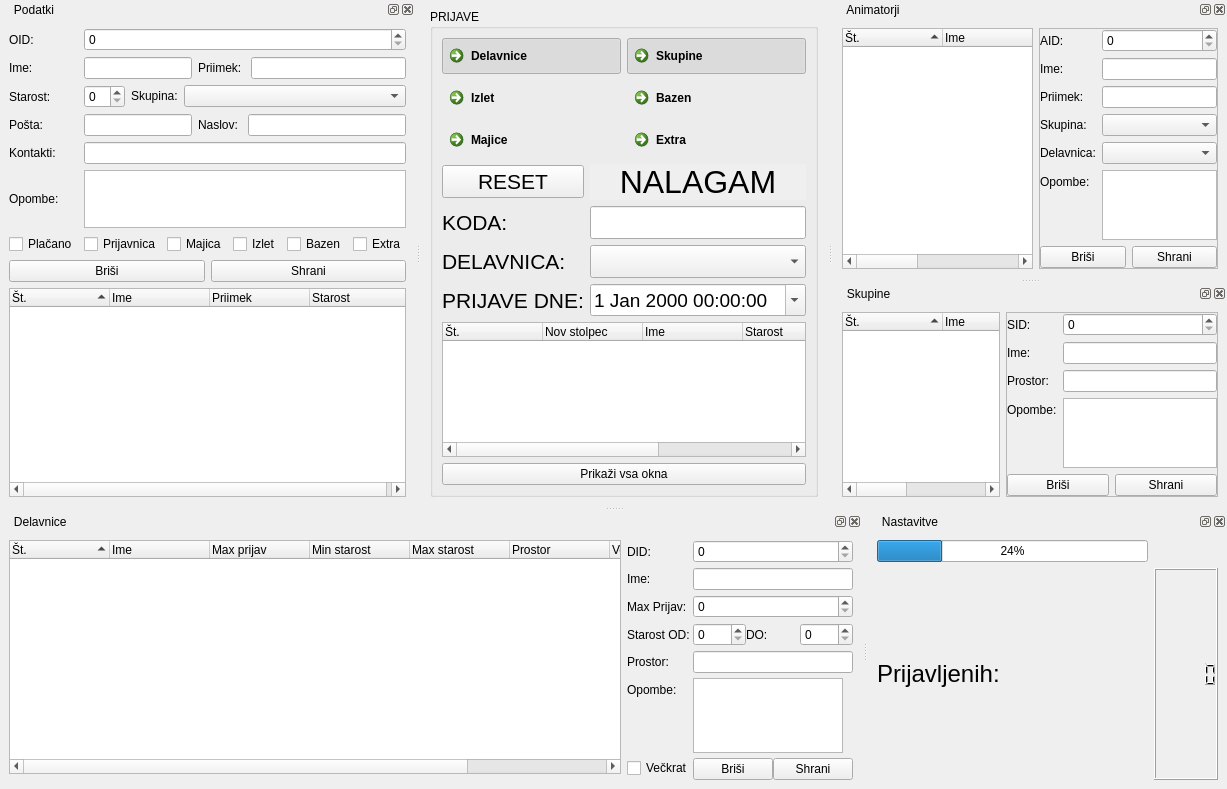
<?xml version="1.0" encoding="UTF-8"?>
<ui version="4.0">
 <author>Alen</author>
 <class>prijaveForm</class>
 <widget class="QMainWindow" name="prijaveForm">
  <property name="enabled">
   <bool>true</bool>
  </property>
  <property name="geometry">
   <rect>
    <x>0</x>
    <y>0</y>
    <width>1227</width>
    <height>789</height>
   </rect>
  </property>
  <property name="windowTitle">
   <string>Prijave</string>
  </property>
  <widget class="QWidget" name="prijaveWidget">
   <layout class="QGridLayout" name="gridLayout_2">
    <item row="0" column="0">
     <widget class="QGroupBox" name="PrijaveGB">
      <property name="title">
       <string>PRIJAVE</string>
      </property>
      <layout class="QGridLayout" name="gridLayout_8">
       <item row="5" column="0">
        <widget class="QLabel" name="delavnicaLabel">
         <property name="font">
          <font>
           <pointsize>16</pointsize>
          </font>
         </property>
         <property name="text">
          <string>DELAVNICA:</string>
         </property>
        </widget>
       </item>
       <item row="2" column="0" colspan="2">
        <layout class="QGridLayout" name="prijaveGridLayout">
         <item row="1" column="0">
          <widget class="QCommandLinkButton" name="delavniceButton">
           <property name="text">
            <string>Delavnice</string>
           </property>
           <property name="checkable">
            <bool>true</bool>
           </property>
           <property name="checked">
            <bool>true</bool>
           </property>
          </widget>
         </item>
         <item row="2" column="1">
          <widget class="QCommandLinkButton" name="bazenButon">
           <property name="text">
            <string>Bazen</string>
           </property>
           <property name="checkable">
            <bool>true</bool>
           </property>
          </widget>
         </item>
         <item row="2" column="0">
          <widget class="QCommandLinkButton" name="izletButton">
           <property name="text">
            <string>Izlet</string>
           </property>
           <property name="checkable">
            <bool>true</bool>
           </property>
          </widget>
         </item>
         <item row="3" column="1">
          <widget class="QCommandLinkButton" name="extraButton">
           <property name="text">
            <string>Extra</string>
           </property>
           <property name="checkable">
            <bool>true</bool>
           </property>
          </widget>
         </item>
         <item row="3" column="0">
          <widget class="QCommandLinkButton" name="majiceButton">
           <property name="text">
            <string>Majice</string>
           </property>
           <property name="checkable">
            <bool>true</bool>
           </property>
           <property name="checked">
            <bool>false</bool>
           </property>
          </widget>
         </item>
         <item row="1" column="1">
          <widget class="QCommandLinkButton" name="skupineButton">
           <property name="text">
            <string>Skupine</string>
           </property>
           <property name="checkable">
            <bool>true</bool>
           </property>
           <property name="checked">
            <bool>true</bool>
           </property>
          </widget>
         </item>
        </layout>
       </item>
       <item row="4" column="0">
        <widget class="QLabel" name="kodaLabel">
         <property name="font">
          <font>
           <pointsize>16</pointsize>
          </font>
         </property>
         <property name="text">
          <string>KODA:</string>
         </property>
        </widget>
       </item>
       <item row="4" column="1">
        <widget class="QLineEdit" name="koda">
         <property name="font">
          <font>
           <pointsize>16</pointsize>
          </font>
         </property>
         <property name="inputMask">
          <string/>
         </property>
         <property name="text">
          <string/>
         </property>
        </widget>
       </item>
       <item row="6" column="1">
        <widget class="QDateTimeEdit" name="datupPrijav">
         <property name="font">
          <font>
           <pointsize>14</pointsize>
          </font>
         </property>
         <property name="calendarPopup">
          <bool>true</bool>
         </property>
        </widget>
       </item>
       <item row="5" column="1">
        <widget class="QComboBox" name="izborDelavnice">
         <property name="font">
          <font>
           <pointsize>16</pointsize>
          </font>
         </property>
         <property name="modelColumn">
          <number>0</number>
         </property>
        </widget>
       </item>
       <item row="6" column="0">
        <widget class="QLabel" name="prijaveDneLabel">
         <property name="font">
          <font>
           <pointsize>16</pointsize>
          </font>
         </property>
         <property name="text">
          <string>PRIJAVE DNE:</string>
         </property>
        </widget>
       </item>
       <item row="3" column="1">
        <widget class="QLabel" name="status">
         <property name="font">
          <font>
           <pointsize>24</pointsize>
          </font>
         </property>
         <property name="layoutDirection">
          <enum>Qt::LeftToRight</enum>
         </property>
         <property name="autoFillBackground">
          <bool>true</bool>
         </property>
         <property name="frameShape">
          <enum>QFrame::NoFrame</enum>
         </property>
         <property name="text">
          <string>NALAGAM</string>
         </property>
         <property name="alignment">
          <set>Qt::AlignCenter</set>
         </property>
        </widget>
       </item>
       <item row="3" column="0">
        <widget class="QPushButton" name="pReset">
         <property name="font">
          <font>
           <pointsize>16</pointsize>
          </font>
         </property>
         <property name="text">
          <string>RESET</string>
         </property>
        </widget>
       </item>
       <item row="9" column="0" colspan="2">
        <widget class="QPushButton" name="showGui">
         <property name="text">
          <string>Prikaži vsa okna</string>
         </property>
        </widget>
       </item>
       <item row="8" column="0" colspan="2">
        <widget class="QTreeWidget" name="prijave">
         <property name="mouseTracking">
          <bool>true</bool>
         </property>
         <property name="allColumnsShowFocus">
          <bool>true</bool>
         </property>
         <attribute name="headerCascadingSectionResizes">
          <bool>false</bool>
         </attribute>
         <attribute name="headerDefaultSectionSize">
          <number>100</number>
         </attribute>
         <column>
          <property name="text">
           <string notr="true">Št.</string>
          </property>
         </column>
         <column>
          <property name="text">
           <string>Nov stolpec</string>
          </property>
         </column>
         <column>
          <property name="text">
           <string>Ime</string>
          </property>
         </column>
         <column>
          <property name="text">
           <string>Starost</string>
          </property>
         </column>
         <column>
          <property name="text">
           <string>Tip prjave</string>
          </property>
         </column>
         <column>
          <property name="text">
           <string>Prijava</string>
          </property>
         </column>
        </widget>
       </item>
      </layout>
     </widget>
    </item>
   </layout>
  </widget>
  <widget class="QDockWidget" name="delavniceDock">
   <property name="windowTitle">
    <string>   Delavnice</string>
   </property>
   <attribute name="dockWidgetArea">
    <number>8</number>
   </attribute>
   <widget class="QWidget" name="dDockContent">
    <layout class="QGridLayout" name="gridLayout_16">
     <item row="0" column="2" rowspan="2" colspan="2">
      <layout class="QFormLayout" name="dInputLayout">
       <property name="fieldGrowthPolicy">
        <enum>QFormLayout::AllNonFixedFieldsGrow</enum>
       </property>
       <property name="horizontalSpacing">
        <number>0</number>
       </property>
       <property name="verticalSpacing">
        <number>5</number>
       </property>
       <property name="topMargin">
        <number>0</number>
       </property>
       <item row="0" column="0">
        <widget class="QLabel" name="didLabel">
         <property name="text">
          <string>DID:</string>
         </property>
        </widget>
       </item>
       <item row="0" column="1">
        <widget class="QSpinBox" name="did">
         <property name="maximum">
          <number>999999999</number>
         </property>
        </widget>
       </item>
       <item row="1" column="0">
        <widget class="QLabel" name="dImeLabel">
         <property name="text">
          <string>Ime:</string>
         </property>
        </widget>
       </item>
       <item row="1" column="1">
        <widget class="QLineEdit" name="dIme">
         <property name="maxLength">
          <number>100</number>
         </property>
        </widget>
       </item>
       <item row="2" column="0">
        <widget class="QLabel" name="dmaxPrijav">
         <property name="text">
          <string>Max Prijav:</string>
         </property>
        </widget>
       </item>
       <item row="2" column="1">
        <widget class="QSpinBox" name="dMax"/>
       </item>
       <item row="3" column="0">
        <widget class="QLabel" name="dStarostOdLabel">
         <property name="text">
          <string>Starost OD:</string>
         </property>
        </widget>
       </item>
       <item row="3" column="1">
        <layout class="QGridLayout" name="delavniceGrid">
         <item row="0" column="1">
          <widget class="QLabel" name="doLabel">
           <property name="text">
            <string>DO:</string>
           </property>
          </widget>
         </item>
         <item row="0" column="0">
          <widget class="QSpinBox" name="dOd"/>
         </item>
         <item row="0" column="2">
          <widget class="QSpinBox" name="dDo"/>
         </item>
        </layout>
       </item>
       <item row="4" column="0">
        <widget class="QLabel" name="dProsotrLabel">
         <property name="text">
          <string>Prostor:</string>
         </property>
        </widget>
       </item>
       <item row="4" column="1">
        <widget class="QLineEdit" name="dProstor"/>
       </item>
       <item row="5" column="0">
        <widget class="QLabel" name="dOpombeLabel">
         <property name="text">
          <string>Opombe:</string>
         </property>
        </widget>
       </item>
       <item row="5" column="1">
        <layout class="QGridLayout" name="doGridLayout">
         <item row="0" column="0">
          <widget class="QTextBrowser" name="dOpombe">
           <property name="maximumSize">
            <size>
             <width>150</width>
             <height>16777215</height>
            </size>
           </property>
           <property name="readOnly">
            <bool>false</bool>
           </property>
          </widget>
         </item>
        </layout>
       </item>
       <item row="6" column="0">
        <widget class="QCheckBox" name="dVec">
         <property name="text">
          <string>Večkrat</string>
         </property>
         <property name="checked">
          <bool>false</bool>
         </property>
        </widget>
       </item>
       <item row="6" column="1">
        <layout class="QGridLayout" name="delavniceButtons">
         <item row="0" column="0">
          <widget class="QPushButton" name="dBrisi">
           <property name="text">
            <string>Briši</string>
           </property>
          </widget>
         </item>
         <item row="0" column="1">
          <widget class="QPushButton" name="dShrani">
           <property name="text">
            <string>Shrani</string>
           </property>
          </widget>
         </item>
        </layout>
       </item>
      </layout>
     </item>
     <item row="0" column="1">
      <widget class="QTreeWidget" name="delavnice">
       <property name="minimumSize">
        <size>
         <width>0</width>
         <height>0</height>
        </size>
       </property>
       <property name="mouseTracking">
        <bool>true</bool>
       </property>
       <property name="indentation">
        <number>0</number>
       </property>
       <property name="sortingEnabled">
        <bool>true</bool>
       </property>
       <column>
        <property name="text">
         <string>Št.</string>
        </property>
       </column>
       <column>
        <property name="text">
         <string>Ime</string>
        </property>
       </column>
       <column>
        <property name="text">
         <string>Max prijav</string>
        </property>
       </column>
       <column>
        <property name="text">
         <string>Min starost</string>
        </property>
       </column>
       <column>
        <property name="text">
         <string>Max starost</string>
        </property>
       </column>
       <column>
        <property name="text">
         <string>Prostor</string>
        </property>
       </column>
       <column>
        <property name="text">
         <string>Večkrat</string>
        </property>
       </column>
       <column>
        <property name="text">
         <string>Stanje</string>
        </property>
       </column>
      </widget>
     </item>
    </layout>
   </widget>
  </widget>
  <widget class="QDockWidget" name="podatkiDock">
   <property name="windowTitle">
    <string>   Podatki</string>
   </property>
   <attribute name="dockWidgetArea">
    <number>1</number>
   </attribute>
   <widget class="QWidget" name="pDockContent">
    <layout class="QGridLayout" name="gridLayout_19">
     <item row="1" column="0">
      <layout class="QGridLayout" name="pButtonLayout">
       <item row="1" column="2">
        <widget class="QPushButton" name="pShrani">
         <property name="text">
          <string>Shrani</string>
         </property>
        </widget>
       </item>
       <item row="1" column="1">
        <widget class="QPushButton" name="pBrisi">
         <property name="text">
          <string>Briši</string>
         </property>
        </widget>
       </item>
      </layout>
     </item>
     <item row="2" column="0">
      <widget class="QTreeWidget" name="otroci">
       <property name="mouseTracking">
        <bool>true</bool>
       </property>
       <property name="indentation">
        <number>0</number>
       </property>
       <property name="sortingEnabled">
        <bool>true</bool>
       </property>
       <property name="allColumnsShowFocus">
        <bool>true</bool>
       </property>
       <column>
        <property name="text">
         <string>Št.</string>
        </property>
       </column>
       <column>
        <property name="text">
         <string>Ime</string>
        </property>
       </column>
       <column>
        <property name="text">
         <string>Priimek</string>
        </property>
       </column>
       <column>
        <property name="text">
         <string>Starost</string>
        </property>
       </column>
      </widget>
     </item>
     <item row="0" column="0">
      <layout class="QGridLayout" name="pLayout">
       <item row="2" column="2">
        <layout class="QFormLayout" name="pStarosSkupinaLayout">
         <property name="fieldGrowthPolicy">
          <enum>QFormLayout::AllNonFixedFieldsGrow</enum>
         </property>
         <item row="0" column="0">
          <widget class="QSpinBox" name="pStarost"/>
         </item>
         <item row="0" column="1">
          <layout class="QFormLayout" name="pSkupinaLAyout">
           <property name="fieldGrowthPolicy">
            <enum>QFormLayout::AllNonFixedFieldsGrow</enum>
           </property>
           <item row="0" column="0">
            <widget class="QLabel" name="pSkupinaLabel">
             <property name="text">
              <string>Skupina:</string>
             </property>
            </widget>
           </item>
           <item row="0" column="1">
            <widget class="QComboBox" name="pSkupina">
             <property name="editable">
              <bool>false</bool>
             </property>
            </widget>
           </item>
          </layout>
         </item>
        </layout>
       </item>
       <item row="1" column="2">
        <layout class="QFormLayout" name="pImePriimeklayout">
         <item row="0" column="0">
          <widget class="QLineEdit" name="pIme">
           <property name="maxLength">
            <number>100</number>
           </property>
          </widget>
         </item>
         <item row="0" column="1">
          <layout class="QFormLayout" name="pPriimekLayout">
           <item row="0" column="0">
            <widget class="QLabel" name="pPriimekLabel">
             <property name="text">
              <string>Priimek: </string>
             </property>
            </widget>
           </item>
           <item row="0" column="1">
            <widget class="QLineEdit" name="pPriimek">
             <property name="maxLength">
              <number>100</number>
             </property>
            </widget>
           </item>
          </layout>
         </item>
        </layout>
       </item>
       <item row="6" column="2">
        <layout class="QGridLayout" name="pCheckLayout">
         <item row="1" column="1">
          <widget class="QCheckBox" name="pPrijavnica">
           <property name="text">
            <string>Prijavnica</string>
           </property>
          </widget>
         </item>
         <item row="1" column="2">
          <widget class="QCheckBox" name="pMajica">
           <property name="text">
            <string>Majica</string>
           </property>
          </widget>
         </item>
         <item row="1" column="6">
          <widget class="QCheckBox" name="pExtra">
           <property name="text">
            <string>Extra</string>
           </property>
          </widget>
         </item>
         <item row="1" column="4">
          <widget class="QCheckBox" name="pBazen">
           <property name="text">
            <string>Bazen</string>
           </property>
          </widget>
         </item>
         <item row="1" column="3">
          <widget class="QCheckBox" name="pIzlet">
           <property name="text">
            <string>Izlet</string>
           </property>
          </widget>
         </item>
        </layout>
       </item>
       <item row="4" column="2">
        <widget class="QLineEdit" name="pKontakt">
         <property name="maxLength">
          <number>100</number>
         </property>
        </widget>
       </item>
       <item row="0" column="0">
        <widget class="QLabel" name="pOidLabel">
         <property name="text">
          <string>OID:</string>
         </property>
        </widget>
       </item>
       <item row="3" column="2">
        <layout class="QFormLayout" name="pNaslovPostaLayout">
         <property name="fieldGrowthPolicy">
          <enum>QFormLayout::AllNonFixedFieldsGrow</enum>
         </property>
         <item row="0" column="0">
          <widget class="QLineEdit" name="pPosta">
           <property name="maxLength">
            <number>100</number>
           </property>
          </widget>
         </item>
         <item row="0" column="1">
          <layout class="QFormLayout" name="pNaslovLayout">
           <item row="0" column="0">
            <widget class="QLabel" name="pNaslovLabel">
             <property name="text">
              <string>Naslov: </string>
             </property>
            </widget>
           </item>
           <item row="0" column="1">
            <widget class="QLineEdit" name="pNaslov">
             <property name="maxLength">
              <number>100</number>
             </property>
            </widget>
           </item>
          </layout>
         </item>
        </layout>
       </item>
       <item row="1" column="0">
        <widget class="QLabel" name="pImeLabel">
         <property name="text">
          <string>Ime:</string>
         </property>
        </widget>
       </item>
       <item row="4" column="0">
        <widget class="QLabel" name="pKontaktLabel">
         <property name="text">
          <string>Kontakti:</string>
         </property>
        </widget>
       </item>
       <item row="2" column="0">
        <widget class="QLabel" name="pStarostLabel">
         <property name="text">
          <string>Starost:</string>
         </property>
        </widget>
       </item>
       <item row="3" column="0">
        <widget class="QLabel" name="pPostaLabel">
         <property name="text">
          <string>Pošta:</string>
         </property>
        </widget>
       </item>
       <item row="6" column="0">
        <widget class="QCheckBox" name="pPlacano">
         <property name="text">
          <string>Plačano</string>
         </property>
        </widget>
       </item>
       <item row="5" column="0">
        <widget class="QLabel" name="pOpombeLabel">
         <property name="text">
          <string>Opombe:</string>
         </property>
        </widget>
       </item>
       <item row="5" column="2">
        <layout class="QGridLayout" name="poGridLayout">
         <item row="0" column="0">
          <widget class="QTextBrowser" name="pOpombe">
           <property name="maximumSize">
            <size>
             <width>16777215</width>
             <height>58</height>
            </size>
           </property>
           <property name="readOnly">
            <bool>false</bool>
           </property>
          </widget>
         </item>
        </layout>
       </item>
       <item row="0" column="2">
        <widget class="QSpinBox" name="oid">
         <property name="maximum">
          <number>999999999</number>
         </property>
        </widget>
       </item>
      </layout>
     </item>
    </layout>
   </widget>
  </widget>
  <widget class="QDockWidget" name="animatorjiDock">
   <property name="windowTitle">
    <string>   Animatorji</string>
   </property>
   <attribute name="dockWidgetArea">
    <number>2</number>
   </attribute>
   <widget class="QWidget" name="aDockContent">
    <layout class="QGridLayout" name="gridLayout_12">
     <item row="0" column="0">
      <widget class="QTreeWidget" name="animatorji">
       <property name="mouseTracking">
        <bool>true</bool>
       </property>
       <property name="indentation">
        <number>0</number>
       </property>
       <property name="sortingEnabled">
        <bool>true</bool>
       </property>
       <property name="allColumnsShowFocus">
        <bool>true</bool>
       </property>
       <column>
        <property name="text">
         <string>Št.</string>
        </property>
       </column>
       <column>
        <property name="text">
         <string>Ime</string>
        </property>
       </column>
       <column>
        <property name="text">
         <string>Priimek</string>
        </property>
       </column>
       <column>
        <property name="text">
         <string>Skupina</string>
        </property>
       </column>
       <column>
        <property name="text">
         <string>Delavnica</string>
        </property>
       </column>
      </widget>
     </item>
     <item row="0" column="1">
      <widget class="QFrame" name="aLayout">
       <property name="maximumSize">
        <size>
         <width>244</width>
         <height>16777215</height>
        </size>
       </property>
       <property name="frameShape">
        <enum>QFrame::StyledPanel</enum>
       </property>
       <property name="frameShadow">
        <enum>QFrame::Raised</enum>
       </property>
       <layout class="QGridLayout" name="gridLayout_11">
        <property name="margin">
         <number>0</number>
        </property>
        <item row="0" column="0">
         <layout class="QFormLayout" name="aFrameLayout">
          <property name="fieldGrowthPolicy">
           <enum>QFormLayout::AllNonFixedFieldsGrow</enum>
          </property>
          <item row="0" column="0">
           <widget class="QLabel" name="aidLabel">
            <property name="text">
             <string>AID:</string>
            </property>
           </widget>
          </item>
          <item row="1" column="0">
           <widget class="QLabel" name="aImeLabel">
            <property name="text">
             <string>Ime:</string>
            </property>
           </widget>
          </item>
          <item row="1" column="1">
           <widget class="QLineEdit" name="aIme">
            <property name="maxLength">
             <number>100</number>
            </property>
           </widget>
          </item>
          <item row="2" column="0">
           <widget class="QLabel" name="aPriimekLabel">
            <property name="text">
             <string>Priimek:</string>
            </property>
           </widget>
          </item>
          <item row="2" column="1">
           <widget class="QLineEdit" name="aPriimek">
            <property name="maxLength">
             <number>100</number>
            </property>
           </widget>
          </item>
          <item row="3" column="0">
           <widget class="QLabel" name="aSkupinaLabel">
            <property name="text">
             <string>Skupina:</string>
            </property>
           </widget>
          </item>
          <item row="3" column="1">
           <widget class="QComboBox" name="aSkupina"/>
          </item>
          <item row="4" column="0">
           <widget class="QLabel" name="aDelavnicaLabel">
            <property name="text">
             <string>Delavnica:</string>
            </property>
           </widget>
          </item>
          <item row="4" column="1">
           <widget class="QComboBox" name="aDelavnica"/>
          </item>
          <item row="5" column="0">
           <widget class="QLabel" name="aOpombeLabel">
            <property name="text">
             <string>Opombe:</string>
            </property>
           </widget>
          </item>
          <item row="5" column="1">
           <layout class="QGridLayout" name="aoGridLayout">
            <item row="0" column="0">
             <widget class="QTextBrowser" name="aOpombe">
              <property name="maximumSize">
               <size>
                <width>16777215</width>
                <height>16777215</height>
               </size>
              </property>
              <property name="readOnly">
               <bool>false</bool>
              </property>
             </widget>
            </item>
           </layout>
          </item>
          <item row="0" column="1">
           <widget class="QSpinBox" name="aid">
            <property name="maximum">
             <number>999999999</number>
            </property>
           </widget>
          </item>
         </layout>
        </item>
        <item row="1" column="0">
         <layout class="QGridLayout" name="buttonLayout">
          <item row="0" column="0">
           <widget class="QPushButton" name="aBrisi">
            <property name="text">
             <string>Briši</string>
            </property>
           </widget>
          </item>
          <item row="0" column="1">
           <widget class="QPushButton" name="aShrani">
            <property name="text">
             <string>Shrani</string>
            </property>
           </widget>
          </item>
         </layout>
        </item>
       </layout>
      </widget>
     </item>
    </layout>
   </widget>
  </widget>
  <widget class="QDockWidget" name="nastavitveDock">
   <property name="floating">
    <bool>false</bool>
   </property>
   <property name="features">
    <set>QDockWidget::AllDockWidgetFeatures</set>
   </property>
   <property name="windowTitle">
    <string>   Nastavitve</string>
   </property>
   <attribute name="dockWidgetArea">
    <number>8</number>
   </attribute>
   <widget class="QWidget" name="nDockContents">
    <layout class="QGridLayout" name="gridLayout">
     <item row="0" column="0">
      <widget class="QProgressBar" name="progressBar">
       <property name="value">
        <number>24</number>
       </property>
      </widget>
     </item>
     <item row="1" column="0">
      <widget class="QLabel" name="label_31">
       <property name="font">
        <font>
         <pointsize>18</pointsize>
        </font>
       </property>
       <property name="text">
        <string>Prijavljenih:</string>
       </property>
      </widget>
     </item>
     <item row="1" column="1">
      <widget class="QLCDNumber" name="lcdNumber">
       <property name="smallDecimalPoint">
        <bool>false</bool>
       </property>
      </widget>
     </item>
    </layout>
   </widget>
  </widget>
  <widget class="QDockWidget" name="skupineDock">
   <property name="windowTitle">
    <string>   Skupine</string>
   </property>
   <attribute name="dockWidgetArea">
    <number>2</number>
   </attribute>
   <widget class="QWidget" name="sDockContent">
    <property name="maximumSize">
     <size>
      <width>16777215</width>
      <height>16777215</height>
     </size>
    </property>
    <layout class="QGridLayout" name="gridLayout_10">
     <item row="0" column="0">
      <widget class="QTreeWidget" name="skupine">
       <property name="mouseTracking">
        <bool>true</bool>
       </property>
       <property name="selectionMode">
        <enum>QAbstractItemView::SingleSelection</enum>
       </property>
       <property name="indentation">
        <number>0</number>
       </property>
       <property name="sortingEnabled">
        <bool>true</bool>
       </property>
       <property name="animated">
        <bool>false</bool>
       </property>
       <property name="allColumnsShowFocus">
        <bool>false</bool>
       </property>
       <column>
        <property name="text">
         <string>Št.</string>
        </property>
       </column>
       <column>
        <property name="text">
         <string>Ime</string>
        </property>
       </column>
       <column>
        <property name="text">
         <string>Prostor</string>
        </property>
       </column>
       <column>
        <property name="text">
         <string>Stanje</string>
        </property>
       </column>
      </widget>
     </item>
     <item row="0" column="1">
      <widget class="QFrame" name="sFrame">
       <property name="minimumSize">
        <size>
         <width>212</width>
         <height>0</height>
        </size>
       </property>
       <property name="maximumSize">
        <size>
         <width>241</width>
         <height>16777215</height>
        </size>
       </property>
       <property name="frameShape">
        <enum>QFrame::StyledPanel</enum>
       </property>
       <property name="frameShadow">
        <enum>QFrame::Raised</enum>
       </property>
       <property name="lineWidth">
        <number>0</number>
       </property>
       <layout class="QGridLayout" name="gridLayout_9">
        <property name="margin">
         <number>0</number>
        </property>
        <item row="0" column="0">
         <layout class="QFormLayout" name="sLayout">
          <property name="fieldGrowthPolicy">
           <enum>QFormLayout::AllNonFixedFieldsGrow</enum>
          </property>
          <item row="0" column="0">
           <widget class="QLabel" name="sidLabel">
            <property name="text">
             <string>SID:</string>
            </property>
           </widget>
          </item>
          <item row="1" column="0">
           <widget class="QLabel" name="sImeLabel">
            <property name="text">
             <string>Ime:</string>
            </property>
           </widget>
          </item>
          <item row="1" column="1">
           <widget class="QLineEdit" name="skIme">
            <property name="maxLength">
             <number>100</number>
            </property>
           </widget>
          </item>
          <item row="2" column="0">
           <widget class="QLabel" name="sProstorLabel">
            <property name="text">
             <string>Prostor:</string>
            </property>
           </widget>
          </item>
          <item row="2" column="1">
           <widget class="QLineEdit" name="skProstor">
            <property name="maxLength">
             <number>32767</number>
            </property>
            <property name="readOnly">
             <bool>false</bool>
            </property>
           </widget>
          </item>
          <item row="3" column="0">
           <widget class="QLabel" name="sOpombeLabel">
            <property name="text">
             <string>Opombe:</string>
            </property>
           </widget>
          </item>
          <item row="3" column="1">
           <layout class="QGridLayout" name="soGridLayout">
            <item row="0" column="0">
             <widget class="QTextBrowser" name="sOpombe">
              <property name="maximumSize">
               <size>
                <width>16777215</width>
                <height>16777215</height>
               </size>
              </property>
              <property name="readOnly">
               <bool>false</bool>
              </property>
             </widget>
            </item>
           </layout>
          </item>
          <item row="0" column="1">
           <widget class="QSpinBox" name="sid">
            <property name="maximum">
             <number>999999999</number>
            </property>
           </widget>
          </item>
         </layout>
        </item>
        <item row="1" column="0">
         <layout class="QGridLayout" name="sButtonLayout">
          <item row="1" column="0">
           <widget class="QPushButton" name="sBrisi">
            <property name="text">
             <string>Briši</string>
            </property>
           </widget>
          </item>
          <item row="1" column="1">
           <widget class="QPushButton" name="sShrani">
            <property name="text">
             <string>Shrani</string>
            </property>
           </widget>
          </item>
         </layout>
        </item>
       </layout>
      </widget>
     </item>
    </layout>
   </widget>
  </widget>
 </widget>
 <resources/>
 <connections/>
</ui>
